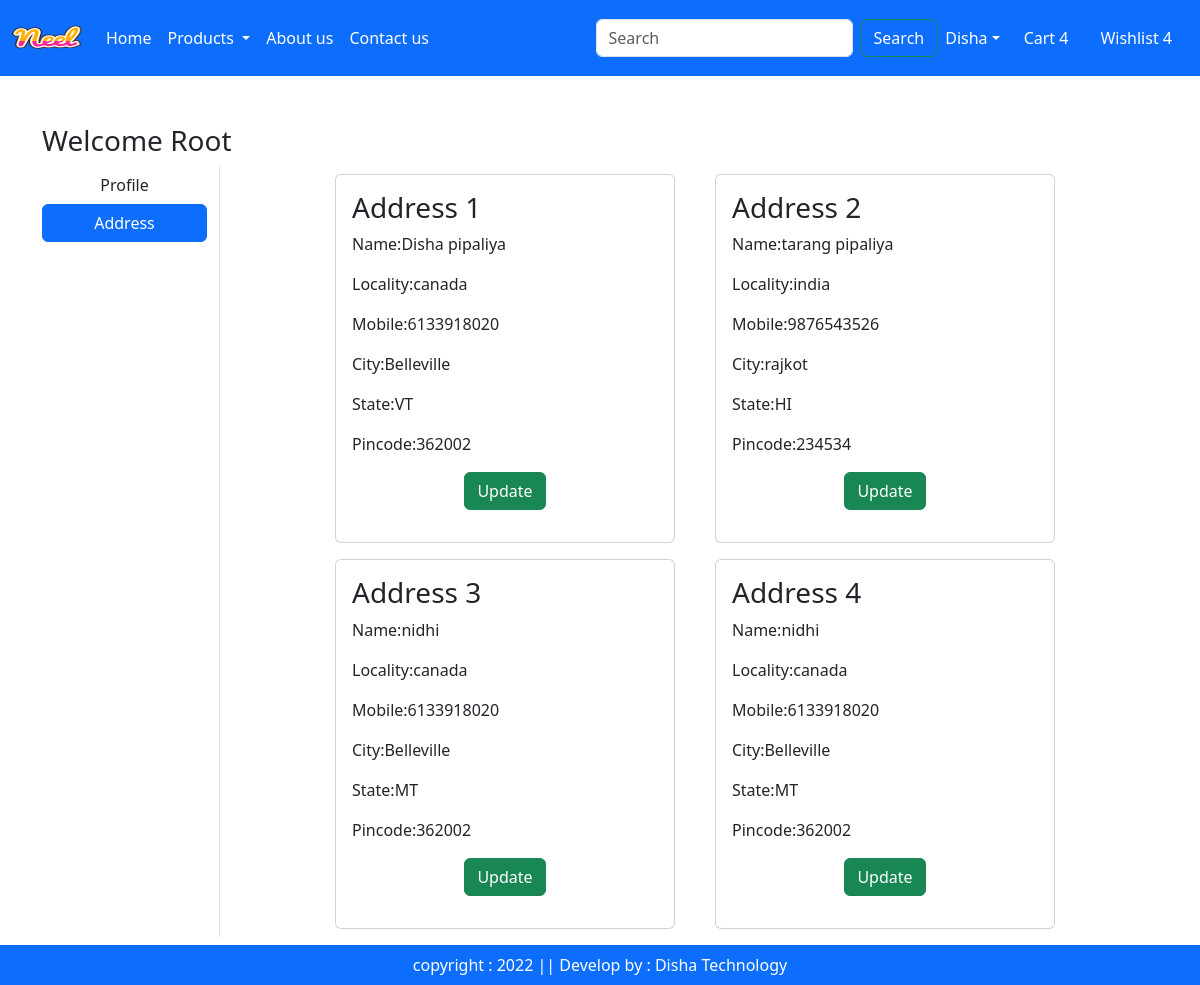
The page /address/ (signed in) on the database its author committed.
### myapp/models.py (models this page shows, shortened)
class Customer(models.Model):
    user = models.ForeignKey(User, on_delete=models.CASCADE)
    name = models.CharField(max_length=200)
    locality = models.CharField(max_length=200)
    city = models.CharField(max_length=200)
    mobile = models.IntegerField(default=0)
    zipcode = models.IntegerField()
    state = models.CharField(choices=STATE_CHOICES, max_length=100)

### myapp/views.py (the view)
# urls.py: path('address/', views.address, name='address'),
def address(request):
    add = Customer.objects.filter(user=request.user)  # Fetch addresses for the logged-in user
    return render(request, 'address.html', {'add': add})  # Pass 'add' to the template context

### myapp/templates/address.html (shortened to what this page needs)
{% extends 'base.html' %}
{% load static %}
{% block main-content %}
<div class="container my-5">
    <div class="row">
        <h3>Welcome <span class="text-capitalize">{{ request.user }}</span></h3>
        <div class="col-sm-2 border-end">
            <ul class="list-unstyled">
                <li class="d-grid"><a href="{% url 'profile' %}" class="btn" >Profile</a></li>
                <li class="d-grid"><a href="{% url 'address' %}" class="btn btn-primary">Address</a></li>
            </ul>
        </div>
        <div class="col-sm-8 offset-sm-1">
            <div class="row">
                {% for ad in add %}
                <div class="col-sm-6">
                    <div class="card m-2">
                        <div class="card-body">
                            <h3>Address {{forloop.counter}}</h3>
                            <p>Name:{{ad.name}}</p>
                            <p>Locality:{{ad.locality}}</p>
                            <p>Mobile:{{ad.mobile}}</p>
                            <p>City:{{ad.city}}</p>
                            <p>State:{{ad.state}}</p>
                            <p>Pincode:{{ad.zipcode}}</p>
                            <p class="text-center"><a href="{% url 'updateAddress' pk=ad.id %}" type ="button" class="btn btn-success">Update</a></p>
                        </div>
                    </div>
                </div>
                {% endfor %}
            </div>
        </div>
    </div>
</div>
    {% endblock main-content %}

### rows shown on the page
Customer: name "Disha pipaliya", locality "canada", mobile "6133918020", city "Belleville", state "VT", zipcode "362002"
Customer: name "tarang pipaliya", locality "india", mobile "9876543526", city "rajkot", state "HI", zipcode "234534"
Customer: name "nidhi", locality "canada", mobile "6133918020", city "Belleville", state "MT", zipcode "362002"
Customer: name "nidhi", locality "canada", mobile "6133918020", city "Belleville", state "MT", zipcode "362002"

### other values the page prints
{{ request.user }} "Root"
